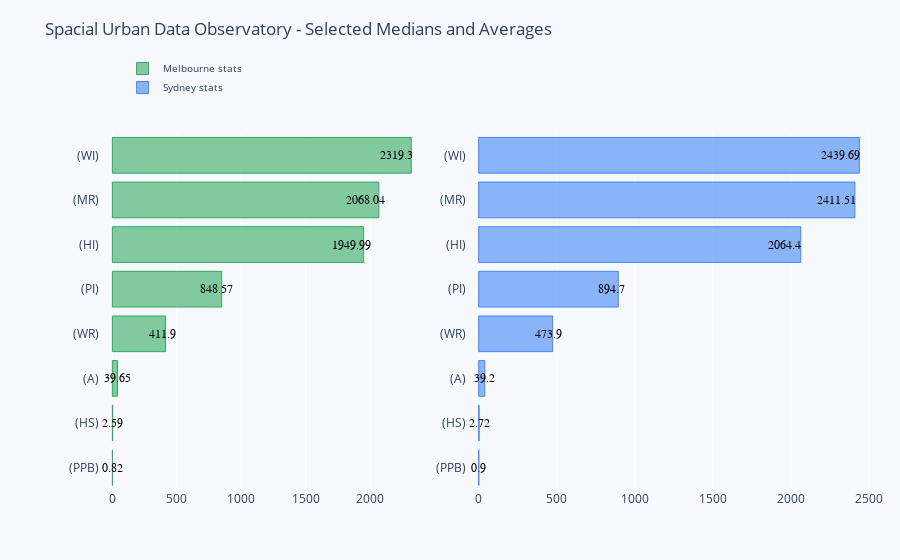

Notebook code for this chart:
### Code cell
import plotly.graph_objects as go
from plotly.subplots import make_subplots
import numpy as np

y_mel = table_data['Melbourne'].sort_values()

y_syd = table_data['Sydney'].sort_values()

x = ['(PPB)', '(HS)', '(A)', '(WR)', '(PI)', '(HI)', '(MR)', '(WI)']


# Creating two subplots
fig = make_subplots(rows=1, cols=2, specs=[[{}, {}]], shared_xaxes=True,
                    shared_yaxes=False, vertical_spacing=0.001)

fig.append_trace(go.Bar(
    x=y_mel,
    y=x,
    marker=dict(
        color='rgba(50, 171, 96, 0.6)',
        line=dict(
            color='rgba(50, 171, 96, 1.0)',
            width=1),
    ),
    name='Melbourne stats',
    orientation='h',
), 1, 1)

fig.append_trace(go.Bar(
    x=y_syd,
    y=x,
    marker=dict(
        color='rgba(66, 135, 245, 0.6)',
        line=dict(
            color='rgba(66, 135, 245, 1.0)',
            width=1),
    ),
    name='Sydney stats',
    orientation='h',
), 1, 2)

fig.update_layout(
    title='Spacial Urban Data Observatory - Selected Medians and Averages',
    yaxis=dict(
        showgrid=False,
        showline=False,
        showticklabels=True,
        domain=[0, 0.85],
    ),
    yaxis2=dict(
        showgrid=False,
        showline=False,
        showticklabels=True,
        linecolor='rgba(102, 102, 102, 0.8)',
        linewidth=2,
        domain=[0, 0.85],
    ),
    xaxis=dict(
        zeroline=False,
        showline=False,
        showticklabels=True,
        showgrid=True,
        domain=[0, 0.42],
    ),
    xaxis2=dict(
        zeroline=False,
        showline=False,
        showticklabels=True,
        showgrid=True,
        domain=[0.47, 1],
    ),
    legend=dict(x=0.029, y=1.038, font_size=10),
    margin=dict(l=100, r=20, t=70, b=70),
    paper_bgcolor='rgb(248, 248, 255)',
    plot_bgcolor='rgb(248, 248, 255)',
)

annotations = []

y_m = np.round(y_mel, decimals=2)
y_s = np.round(y_syd, decimals=2)

# Adding labels
for ym, ys, xd in zip(y_m, y_s, x):
    # labeling the bar net worth
    annotations.append(dict(xref='x1', yref='y1',
                            y=xd, x=ym*0.95,
                            text=str(ym),
                            font=dict(family='Arial', size=12,
                                      color='rgb(0, 0, 0)'),
                            showarrow=False))
    # labeling the bar net worth
    annotations.append(dict(xref='x2', yref='y2',
                            y=xd, x=ys*0.95,
                            text=str(ys),
                            font=dict(family='Arial', size=12,
                                      color='rgb(0, 0, 0)'),
                            showarrow=False))
# Source
annotations.append(dict(xref='paper', yref='paper',
                        x=-0.07, y=-0.2,
                        text='https://sudo.eresearch.unimelb.edu.au/',
                        font=dict(family='Arial', size=10, color='rgb(150,150,150)'),
                        showarrow=False))

fig.update_layout(annotations=annotations)

fig.show()

# Add table data
table_data = df_cities.set_index(['stats','city']).unstack().droplevel(0, axis=1).reset_index().sort_values(['Melbourne','Sydney'], ascending=[False,False])

table_data['stats'] = ['median weekly family income (WI)',
 'median monthly mortgage repayment (MR)',
 'median weekly household income (HI)',
 'median weekly personal income (PI)',
 'median weekly rent (WR)',
 'median age (A)',
 'average household size (HS)',
 'average number of persons per bedroom (PPB)']

# Initialize a figure with ff.create_table(table_data)
fig = ff.create_table(table_data, height_constant=60)
fig

### Figure 1 — Plotly figure (JSON) as saved in the notebook; plotly's stock layout.template omitted (floating-point values rounded to 4 significant figures)
{"data": [{"marker": {"color": "rgba(50, 171, 96, 0.6)", "line": {"color": "rgba(50, 171, 96, 1.0)", "width": 1}}, "name": "Melbourne stats", "orientation": "h", "type": "bar", "x": [0.818, 2.589, 39.65, 411.9, 848.6, 1950.0, 2068.0, 2319.0], "xaxis": "x", "y": ["(PPB)", "(HS)", "(A)", "(WR)", "(PI)", "(HI)", "(MR)", "(WI)"], "yaxis": "y"}, {"marker": {"color": "rgba(66, 135, 245, 0.6)", "line": {"color": "rgba(66, 135, 245, 1.0)", "width": 1}}, "name": "Sydney stats", "orientation": "h", "type": "bar", "x": [0.904, 2.718, 39.2, 473.9, 894.7, 2064.0, 2412.0, 2440.0], "xaxis": "x2", "y": ["(PPB)", "(HS)", "(A)", "(WR)", "(PI)", "(HI)", "(MR)", "(WI)"], "yaxis": "y2"}], "layout": {"annotations": [{"font": {"color": "rgb(0, 0, 0)", "family": "Arial", "size": 12}, "showarrow": false, "text": "0.82", "x": 0.779, "xref": "x", "y": "(PPB)", "yref": "y"}, {"font": {"color": "rgb(0, 0, 0)", "family": "Arial", "size": 12}, "showarrow": false, "text": "0.9", "x": 0.855, "xref": "x2", "y": "(PPB)", "yref": "y2"}, {"font": {"color": "rgb(0, 0, 0)", "family": "Arial", "size": 12}, "showarrow": false, "text": "2.59", "x": 2.46, "xref": "x", "y": "(HS)", "yref": "y"}, {"font": {"color": "rgb(0, 0, 0)", "family": "Arial", "size": 12}, "showarrow": false, "text": "2.72", "x": 2.584, "xref": "x2", "y": "(HS)", "yref": "y2"}, {"font": {"color": "rgb(0, 0, 0)", "family": "Arial", "size": 12}, "showarrow": false, "text": "39.65", "x": 37.67, "xref": "x", "y": "(A)", "yref": "y"}, {"font": {"color": "rgb(0, 0, 0)", "family": "Arial", "size": 12}, "showarrow": false, "text": "39.2", "x": 37.24, "xref": "x2", "y": "(A)", "yref": "y2"}, {"font": {"color": "rgb(0, 0, 0)", "family": "Arial", "size": 12}, "showarrow": false, "text": "411.9", "x": 391.3, "xref": "x", "y": "(WR)", "yref": "y"}, {"font": {"color": "rgb(0, 0, 0)", "family": "Arial", "size": 12}, "showarrow": false, "text": "473.9", "x": 450.2, "xref": "x2", "y": "(WR)", "yref": "y2"}, {"font": {"color": "rgb(0, 0, 0)", "family": "Arial", "size": 12}, "showarrow": false, "text": "848.57", "x": 806.1, "xref": "x", "y": "(PI)", "yref": "y"}, {"font": {"color": "rgb(0, 0, 0)", "family": "Arial", "size": 12}, "showarrow": false, "text": "894.7", "x": 850.0, "xref": "x2", "y": "(PI)", "yref": "y2"}, {"font": {"color": "rgb(0, 0, 0)", "family": "Arial", "size": 12}, "showarrow": false, "text": "1949.99", "x": 1852.0, "xref": "x", "y": "(HI)", "yref": "y"}, {"font": {"color": "rgb(0, 0, 0)", "family": "Arial", "size": 12}, "showarrow": false, "text": "2064.4", "x": 1961.0, "xref": "x2", "y": "(HI)", "yref": "y2"}, {"font": {"color": "rgb(0, 0, 0)", "family": "Arial", "size": 12}, "showarrow": false, "text": "2068.04", "x": 1965.0, "xref": "x", "y": "(MR)", "yref": "y"}, {"font": {"color": "rgb(0, 0, 0)", "family": "Arial", "size": 12}, "showarrow": false, "text": "2411.51", "x": 2291.0, "xref": "x2", "y": "(MR)", "yref": "y2"}, {"font": {"color": "rgb(0, 0, 0)", "family": "Arial", "size": 12}, "showarrow": false, "text": "2319.3", "x": 2203.0, "xref": "x", "y": "(WI)", "yref": "y"}, {"font": {"color": "rgb(0, 0, 0)", "family": "Arial", "size": 12}, "showarrow": false, "text": "2439.69", "x": 2318.0, "xref": "x2", "y": "(WI)", "yref": "y2"}, {"font": {"color": "rgb(150,150,150)", "family": "Arial", "size": 10}, "showarrow": false, "text": "https://sudo.eresearch.unimelb.edu.au/", "x": -0.07, "xref": "paper", "y": -0.2, "yref": "paper"}], "legend": {"font": {"size": 10}, "x": 0.029, "y": 1.038}, "margin": {"b": 70, "l": 100, "r": 20, "t": 70}, "paper_bgcolor": "rgb(248, 248, 255)", "plot_bgcolor": "rgb(248, 248, 255)", "title": {"text": "Spacial Urban Data Observatory - Selected Medians and Averages"}, "xaxis": {"anchor": "y", "domain": [0, 0.42], "showgrid": true, "showline": false, "showticklabels": true, "zeroline": false}, "xaxis2": {"anchor": "y2", "domain": [0.47, 1], "showgrid": true, "showline": false, "showticklabels": true, "zeroline": false}, "yaxis": {"anchor": "x", "domain": [0, 0.85], "showgrid": false, "showline": false, "showticklabels": true}, "yaxis2": {"anchor": "x2", "domain": [0, 0.85], "linecolor": "rgba(102, 102, 102, 0.8)", "linewidth": 2, "showgrid": false, "showline": false, "showticklabels": true}}}
